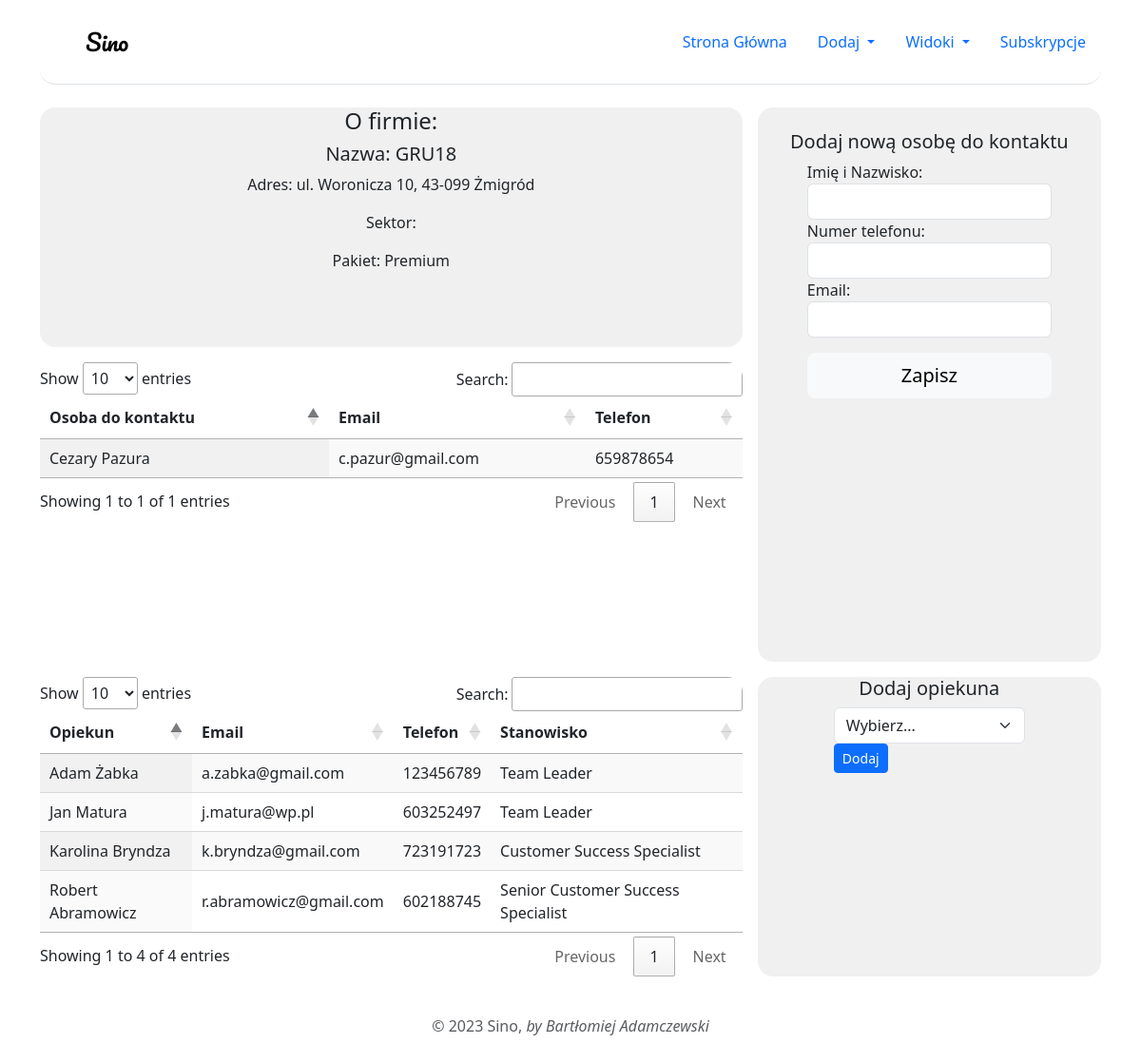
The app's page /company-site.php?id=6, older data.
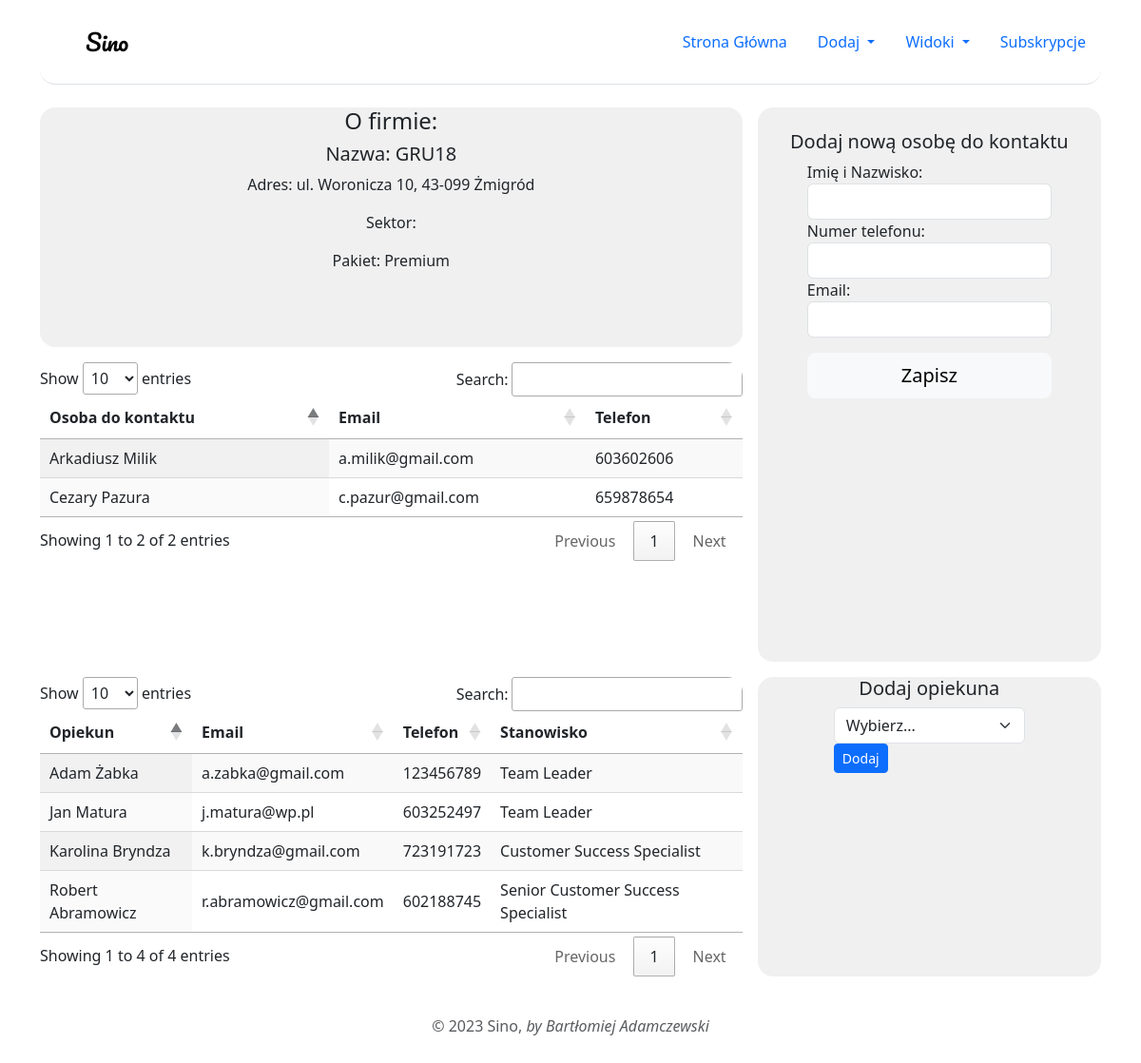
The same page, newer data.
### tables this page shows
CREATE TABLE `contact_persons` (
  `id` int(11) NOT NULL,
  `name` varchar(128) NOT NULL,
  `email` varchar(128) DEFAULT NULL,
  `phone` int(12) DEFAULT NULL,
  `company_id` int(11) NOT NULL
);

CREATE TABLE `employees` (
  `id` int(11) NOT NULL,
  `name` varchar(128) NOT NULL,
  `email` varchar(128) DEFAULT NULL,
  `phone` int(128) DEFAULT NULL,
  `position` varchar(128) NOT NULL
);

### classes/Company.php (called while the page is built, shortened)
<?php
class Company
{
    public static function getByID($conn, $id, $columns = '*')
    {
        $sql = "SELECT $columns
                FROM companies
                WHERE id = :id";
        $stmt = $conn->prepare($sql);
        $stmt->bindValue(':id', $id, PDO::PARAM_INT);
        $stmt->setFetchMode(PDO::FETCH_CLASS, 'Company');
        if ($stmt->execute()) {
            return $stmt->fetch();
        }
    }
}

### classes/ContactPerson.php (called while the page is built, shortened)
<?php
class ContactPerson {
    public static function getWithCompanyID($conn, $companyID)
    {
        $sql = "SELECT *
                FROM contact_persons
                WHERE company_id = $companyID";
        $results = $conn->query($sql);
        return $results->fetchAll(PDO::FETCH_ASSOC);
    }
}

### classes/Employee.php (called while the page is built, shortened)
<?php
class Employee
{
    public static function getAll($conn)
    {
        $sql = "SELECT *
                FROM employees
                GROUP BY employees.name";
        $results = $conn->query($sql);
        return $results->fetchAll(PDO::FETCH_ASSOC);
    }
    public static function getByCompanyID($conn, $companyID)
    {
        $sql = "SELECT employees.*
                FROM companies
                JOIN com_empl
                ON companies.id = com_empl.company_id
                JOIN employees
                ON com_empl.employee_id = employees.id
                WHERE companies.id = $companyID;";
        $results = $conn->query($sql);
        return $results->fetchAll(PDO::FETCH_ASSOC);
    }
}

### company-site.php (the view, shortened to what this page needs)
<?php
$conn = require 'includes/db.php';
require 'includes/header.php';
if (isset($_GET['id'])){
  $company = Company::getByID($conn, $_GET['id']);
} else {
  die("Identyfikator klienta nie został wprowadzony.");
}
$contactPersons = ContactPerson::getWithCompanyID($conn, $company -> id);
$employeesAll = Employee::getAll($conn);
$employees = Employee::getByCompanyID($conn, $company -> id);
?>
<div class="container company-site">
  <div class="item1">
    <?php if ($company): ?>
    <h4>O firmie:</h4>
    <h5>Nazwa: <?= htmlspecialchars($company -> name); ?></h5>
    <p>Adres: <?= htmlspecialchars($company -> address); ?></p>
    <p>Sektor: <?= htmlspecialchars($company -> sector); ?></p>
    <p>Pakiet: <?= htmlspecialchars($company -> plan); ?></p>
    <?php endif; ?>
  </div>
  <div class="item2">
    <h5>Dodaj opiekuna</h5>
    <form method="post">
      <select name="supervisor" class="form-select" id="supervisor" required="">
        <option value="">Wybierz...</option>
      </select>
      <button class="btn btn-sm btn-primary">Dodaj</button>
    </form>
  </div>
  <div class="item3 py-4">
    <h5>Dodaj nową osobę do kontaktu</h5>
    <form method="post">
      <div class="form-group">
        <label for="contact-name">Imię i Nazwisko: </label>
        <input class="form-control" name="name" type="text" id="contact-name" required>
      </div>
      <div class="form-group">
        <label for="contact-phone">Numer telefonu: </label>
        <input class="form-control" name="phone" type="tel" id="contact-phone">
      </div>
      <div class="form-group">
        <label for="contact-email">Email: </label>
        <input class="form-control" name="email" type="email" id="contact-email">
      </div>
      <button class="w-100 btn btn-light btn-lg mt-3 " type="submit">Zapisz</button>
    </form>
  </div>
  <div class="contact-table table-responsive">
    <div>
      <?php if (empty($contactPersons)): ?>
      Nie odnaleziono osób kontaktowych.
      <?php else :?>
      <table id="contact-persons" class="display">
      <thead>
          <th>Osoba do kontaktu</th>
          <th>Email</th>
          <th>Telefon</th>
        </thead>
        <tbody>
          <?php foreach ($contactPersons as $contactPerson): ?>
          <tr>
            <td>
              <?= htmlspecialchars($contactPerson['name']);?>
            </td>
            <td>
              <?= htmlspecialchars($contactPerson['email']);?>
            </td>
            <td>
              <?= htmlspecialchars($contactPerson['phone']);?>
            </td>
          </tr>
          <?php endforeach;?>
        </tbody>
      </table>
      <?php endif;?>
    </div>
  </div>
  <div class="supervisor-table table-responsive">
    <div>
      <?php if (empty($employees)): ?>
      Brak opiekunów.
      <?php else : ?>
      <table id="supervisors" class="display">
        <thead>
          <th>Opiekun</th>
          <th>Email</th>
          <th>Telefon</th>
          <th>Stanowisko</th>
        </thead>
        <tbody>
          <?php foreach ($employees as $employee): ?>
          <tr>
            <td>
              <?= htmlspecialchars($employee['name']);?>
            </td>
            <td>
              <?= htmlspecialchars($employee['email']);?>
            </td>
            <td>
              <?= htmlspecialchars($employee['phone']);?>
            </td>
            <td>
              <?= htmlspecialchars($employee['position']);?>
            </td>
          </tr>
          <?php endforeach;?>
        </tbody>
      </table>
      <?php endif;?>
    </div>
  </div>
</div>
<?php require 'includes/footer.php' ?>

Row changes from the older to the newer data that the page shows:
added contact_persons: name "Arkadiusz Milik", email "a.milik@gmail.com", phone "603602606"
Text that changed along with them:
text written by a page script: "Show entries Search: Showing 1 to 1 of 1 entries Previous 1 Next" → "Show entries Search: Showing 1 to 2 of 2 entries Previous 1 Next"
